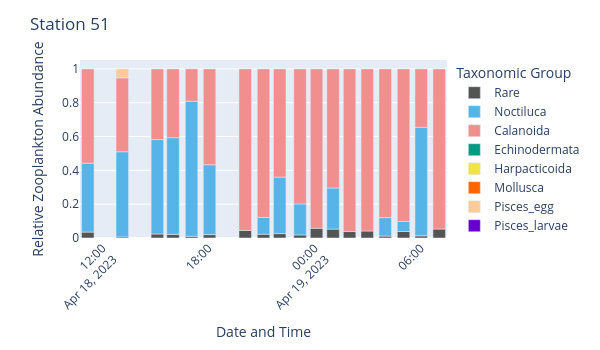
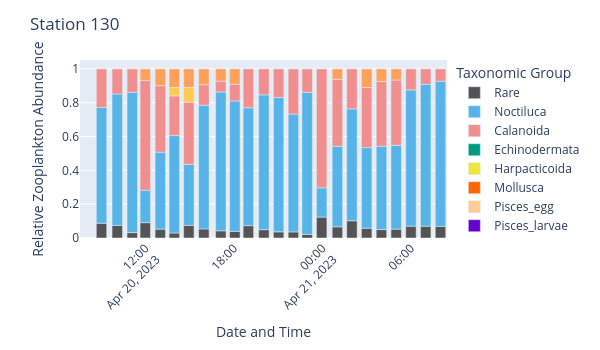

These figures' notebook cell, in order:
### Code cell
stations = ['51', '130']

for station in stations:
    grouped_df = zooplankton_long[zooplankton_long['StationPrefix'] == station][['StartDate', 'ZooScan_group', 'count']]
    grouped_df['datetime'] = pd.to_datetime(grouped_df['StartDate'], format='%Y-%m-%d %H:%M')

    grouped_df = grouped_df.groupby(['datetime', 'ZooScan_group']).agg({'count':'sum'}).reset_index()
    grouped_df["rel_occurrence"] = grouped_df.groupby(['datetime'])['count'].transform(lambda x: x / x.sum())
   
   # Combine low-abundant groups into a single 'Rare' category
    threshold = 0.05
    grouped_df.loc[grouped_df['rel_occurrence'] <= threshold, 'ZooScan_group'] = 'Rare'
    
    # Recalculate relative occurrence after combining into 'Rare' category
    grouped_df = grouped_df.groupby(['datetime', 'ZooScan_group']).agg({'count':'sum'}).reset_index()
    grouped_df["rel_occurrence"] = grouped_df.groupby(['datetime'])['count'].transform(lambda x: x / x.sum())

    fig = px.bar(grouped_df, 
                x="datetime", 
                y="rel_occurrence",
                
                color='ZooScan_group',
                color_discrete_map={
                    "Rare": "#545454",
                    "Noctiluca": "#56B4E8",
                    "Calanoida": "#F18E8E",
                    "Echinodermata": "#009A83",
                    "Harpacticoida": "#F0E442",
                    "Mollusca": "#FF6600",
                    "Pisces_egg": "#FFCC99",
                    "Pisces_larvae": "#6600CC",
                },
                category_orders={"ZooScan_group": ["Rare", "Noctiluca", "Calanoida", "Echinodermata", "Harpacticoida", "Mollusca", "Pisces_egg", "Pisces_larvae"]},
            )

    fig.update_layout(
        width=600,
        height=350,
        xaxis_title='Date and Time',
        yaxis_title='Relative Zooplankton Abundance',
        xaxis_tickangle=-45,
        legend_title='Taxonomic Group',
        title_text='Station {}'.format(station),
    )

    fig.show()

    # Save figure as svg
    fig.write_image("../figures/zooplankton/zooscan_relative_occurrence_{}.svg".format(station), scale=1)
    fig.write_image("../figures/zooplankton/zooscan_relative_occurrence_{}.png".format(station), scale=1)

### Figure 1 — Plotly figure (JSON) as saved in the notebook; plotly's stock layout.template omitted (floating-point values rounded to 4 significant figures)
{"data": [{"hovertemplate": "ZooScan_group=Rare<br>datetime=%{x}<br>rel_occurrence=%{y}<extra></extra>", "legendgroup": "Rare", "marker": {"color": "#545454", "pattern": {"shape": ""}}, "name": "Rare", "orientation": "v", "showlegend": true, "textposition": "auto", "type": "bar", "x": ["2023-04-18T11:11:00.000000000", "2023-04-18T13:08:00.000000000", "2023-04-18T15:07:00.000000000", "2023-04-18T16:00:00.000000000", "2023-04-18T17:03:00.000000000", "2023-04-18T18:04:00.000000000", "2023-04-18T20:05:00.000000000", "2023-04-18T21:07:00.000000000", "2023-04-18T22:02:00.000000000", "2023-04-18T23:11:00.000000000", "2023-04-19T00:07:00.000000000", "2023-04-19T01:03:00.000000000", "2023-04-19T01:59:00.000000000", "2023-04-19T02:59:00.000000000", "2023-04-19T04:00:00.000000000", "2023-04-19T05:02:00.000000000", "2023-04-19T06:02:00.000000000", "2023-04-19T07:03:00.000000000"], "xaxis": "x", "y": [0.03501, 0.006448, 0.02358, 0.02147, 0.009858, 0.02001, 0.04493, 0.02217, 0.02596, 0.01799, 0.05769, 0.05263, 0.03807, 0.04129, 0.01141, 0.0384, 0.01267, 0.05288], "yaxis": "y"}, {"hovertemplate": "ZooScan_group=Noctiluca<br>datetime=%{x}<br>rel_occurrence=%{y}<extra></extra>", "legendgroup": "Noctiluca", "marker": {"color": "#56B4E8", "pattern": {"shape": ""}}, "name": "Noctiluca", "orientation": "v", "showlegend": true, "textposition": "auto", "type": "bar", "x": ["2023-04-18T11:11:00.000000000", "2023-04-18T12:05:00.000000000", "2023-04-18T13:08:00.000000000", "2023-04-18T14:05:00.000000000", "2023-04-18T15:07:00.000000000", "2023-04-18T16:00:00.000000000", "2023-04-18T17:03:00.000000000", "2023-04-18T18:04:00.000000000", "2023-04-18T19:11:00.000000000", "2023-04-18T21:07:00.000000000", "2023-04-18T22:02:00.000000000", "2023-04-18T23:11:00.000000000", "2023-04-19T01:03:00.000000000", "2023-04-19T04:00:00.000000000", "2023-04-19T05:02:00.000000000", "2023-04-19T06:02:00.000000000"], "xaxis": "x", "y": [0.4075, NaN, 0.5035, NaN, 0.5583, 0.5717, 0.7996, 0.4131, NaN, 0.1002, 0.3342, 0.1836, 0.2431, 0.1092, 0.0596, 0.6423], "yaxis": "y"}, {"hovertemplate": "ZooScan_group=Calanoida<br>datetime=%{x}<br>rel_occurrence=%{y}<extra></extra>", "legendgroup": "Calanoida", "marker": {"color": "#F18E8E", "pattern": {"shape": ""}}, "name": "Calanoida", "orientation": "v", "showlegend": true, "textposition": "auto", "type": "bar", "x": ["2023-04-18T11:11:00.000000000", "2023-04-18T12:05:00.000000000", "2023-04-18T13:08:00.000000000", "2023-04-18T14:05:00.000000000", "2023-04-18T15:07:00.000000000", "2023-04-18T16:00:00.000000000", "2023-04-18T17:03:00.000000000", "2023-04-18T18:04:00.000000000", "2023-04-18T19:11:00.000000000", "2023-04-18T20:05:00.000000000", "2023-04-18T21:07:00.000000000", "2023-04-18T22:02:00.000000000", "2023-04-18T23:11:00.000000000", "2023-04-19T00:07:00.000000000", "2023-04-19T01:03:00.000000000", "2023-04-19T01:59:00.000000000", "2023-04-19T02:59:00.000000000", "2023-04-19T04:00:00.000000000", "2023-04-19T05:02:00.000000000", "2023-04-19T06:02:00.000000000", "2023-04-19T07:03:00.000000000"], "xaxis": "x", "y": [0.5575, NaN, 0.4372, NaN, 0.4181, 0.4068, 0.1906, 0.5669, NaN, 0.9551, 0.8777, 0.6398, 0.7984, 0.9423, 0.7043, 0.9619, 0.9587, 0.8793, 0.902, 0.3451, 0.9471], "yaxis": "y"}, {"hovertemplate": "ZooScan_group=Echinodermata<br>datetime=%{x}<br>rel_occurrence=%{y}<extra></extra>", "legendgroup": "Echinodermata", "marker": {"color": "#009A83", "pattern": {"shape": ""}}, "name": "Echinodermata", "orientation": "v", "showlegend": true, "textposition": "auto", "type": "bar", "x": ["2023-04-18T12:05:00.000000000", "2023-04-18T14:05:00.000000000", "2023-04-18T19:11:00.000000000"], "xaxis": "x", "y": [NaN, NaN, NaN], "yaxis": "y"}, {"hovertemplate": "ZooScan_group=Harpacticoida<br>datetime=%{x}<br>rel_occurrence=%{y}<extra></extra>", "legendgroup": "Harpacticoida", "marker": {"color": "#F0E442", "pattern": {"shape": ""}}, "name": "Harpacticoida", "orientation": "v", "showlegend": true, "textposition": "auto", "type": "bar", "x": ["2023-04-18T12:05:00.000000000", "2023-04-18T14:05:00.000000000", "2023-04-18T19:11:00.000000000"], "xaxis": "x", "y": [NaN, NaN, NaN], "yaxis": "y"}, {"hovertemplate": "ZooScan_group=Mollusca<br>datetime=%{x}<br>rel_occurrence=%{y}<extra></extra>", "legendgroup": "Mollusca", "marker": {"color": "#FF6600", "pattern": {"shape": ""}}, "name": "Mollusca", "orientation": "v", "showlegend": true, "textposition": "auto", "type": "bar", "x": ["2023-04-18T12:05:00.000000000", "2023-04-18T14:05:00.000000000", "2023-04-18T19:11:00.000000000"], "xaxis": "x", "y": [NaN, NaN, NaN], "yaxis": "y"}, {"hovertemplate": "ZooScan_group=Pisces_egg<br>datetime=%{x}<br>rel_occurrence=%{y}<extra></extra>", "legendgroup": "Pisces_egg", "marker": {"color": "#FFCC99", "pattern": {"shape": ""}}, "name": "Pisces_egg", "orientation": "v", "showlegend": true, "textposition": "auto", "type": "bar", "x": ["2023-04-18T12:05:00.000000000", "2023-04-18T13:08:00.000000000", "2023-04-18T14:05:00.000000000", "2023-04-18T19:11:00.000000000"], "xaxis": "x", "y": [NaN, 0.05281, NaN, NaN], "yaxis": "y"}, {"hovertemplate": "ZooScan_group=Pisces_larvae<br>datetime=%{x}<br>rel_occurrence=%{y}<extra></extra>", "legendgroup": "Pisces_larvae", "marker": {"color": "#6600CC", "pattern": {"shape": ""}}, "name": "Pisces_larvae", "orientation": "v", "showlegend": true, "textposition": "auto", "type": "bar", "x": ["2023-04-18T12:05:00.000000000", "2023-04-18T14:05:00.000000000", "2023-04-18T19:11:00.000000000"], "xaxis": "x", "y": [NaN, NaN, NaN], "yaxis": "y"}, {"hovertemplate": "ZooScan_group=Annelida<br>datetime=%{x}<br>rel_occurrence=%{y}<extra></extra>", "legendgroup": "Annelida", "marker": {"color": "#FF97FF", "pattern": {"shape": ""}}, "name": "Annelida", "orientation": "v", "showlegend": true, "textposition": "auto", "type": "bar", "x": ["2023-04-18T12:05:00.000000000", "2023-04-18T14:05:00.000000000", "2023-04-18T19:11:00.000000000"], "xaxis": "x", "y": [NaN, NaN, NaN], "yaxis": "y"}, {"hovertemplate": "ZooScan_group=Appendicularia<br>datetime=%{x}<br>rel_occurrence=%{y}<extra></extra>", "legendgroup": "Appendicularia", "marker": {"color": "#FECB52", "pattern": {"shape": ""}}, "name": "Appendicularia", "orientation": "v", "showlegend": true, "textposition": "auto", "type": "bar", "x": ["2023-04-18T12:05:00.000000000", "2023-04-18T14:05:00.000000000", "2023-04-18T19:11:00.000000000"], "xaxis": "x", "y": [NaN, NaN, NaN], "yaxis": "y"}, {"hovertemplate": "ZooScan_group=Bellerochea<br>datetime=%{x}<br>rel_occurrence=%{y}<extra></extra>", "legendgroup": "Bellerochea", "marker": {"color": "#636efa", "pattern": {"shape": ""}}, "name": "Bellerochea", "orientation": "v", "showlegend": true, "textposition": "auto", "type": "bar", "x": ["2023-04-18T12:05:00.000000000", "2023-04-18T14:05:00.000000000", "2023-04-18T19:11:00.000000000"], "xaxis": "x", "y": [NaN, NaN, NaN], "yaxis": "y"}, {"hovertemplate": "ZooScan_group=Brachyura_zoea<br>datetime=%{x}<br>rel_occurrence=%{y}<extra></extra>", "legendgroup": "Brachyura_zoea", "marker": {"color": "#EF553B", "pattern": {"shape": ""}}, "name": "Brachyura_zoea", "orientation": "v", "showlegend": true, "textposition": "auto", "type": "bar", "x": ["2023-04-18T12:05:00.000000000", "2023-04-18T14:05:00.000000000", "2023-04-18T19:11:00.000000000"], "xaxis": "x", "y": [NaN, NaN, NaN], "yaxis": "y"}, {"hovertemplate": "ZooScan_group=Caridae_zoea<br>datetime=%{x}<br>rel_occurrence=%{y}<extra></extra>", "legendgroup": "Caridae_zoea", "marker": {"color": "#00cc96", "pattern": {"shape": ""}}, "name": "Caridae_zoea", "orientation": "v", "showlegend": true, "textposition": "auto", "type": "bar", "x": ["2023-04-18T12:05:00.000000000", "2023-04-18T14:05:00.000000000", "2023-04-18T19:11:00.000000000"], "xaxis": "x", "y": [NaN, NaN, NaN], "yaxis": "y"}, {"hovertemplate": "ZooScan_group=Cirripeda_cyp<br>datetime=%{x}<br>rel_occurrence=%{y}<extra></extra>", "legendgroup": "Cirripeda_cyp", "marker": {"color": "#ab63fa", "pattern": {"shape": ""}}, "name": "Cirripeda_cyp", "orientation": "v", "showlegend": true, "textposition": "auto", "type": "bar", "x": ["2023-04-18T12:05:00.000000000", "2023-04-18T14:05:00.000000000", "2023-04-18T19:11:00.000000000"], "xaxis": "x", "y": [NaN, NaN, NaN], "yaxis": "y"}, {"hovertemplate": "ZooScan_group=Cirripeda_naup<br>datetime=%{x}<br>rel_occurrence=%{y}<extra></extra>", "legendgroup": "Cirripeda_naup", "marker": {"color": "#FFA15A", "pattern": {"shape": ""}}, "name": "Cirripeda_naup", "orientation": "v", "showlegend": true, "textposition": "auto", "type": "bar", "x": ["2023-04-18T12:05:00.000000000", "2023-04-18T14:05:00.000000000", "2023-04-18T19:11:00.000000000"], "xaxis": "x", "y": [NaN, NaN, NaN], "yaxis": "y"}, {"hovertemplate": "ZooScan_group=Cnidaria<br>datetime=%{x}<br>rel_occurrence=%{y}<extra></extra>", "legendgroup": "Cnidaria", "marker": {"color": "#19d3f3", "pattern": {"shape": ""}}, "name": "Cnidaria", "orientation": "v", "showlegend": true, "textposition": "auto", "type": "bar", "x": ["2023-04-18T12:05:00.000000000", "2023-04-18T14:05:00.000000000", "2023-04-18T19:11:00.000000000"], "xaxis": "x", "y": [NaN, NaN, NaN], "yaxis": "y"}, {"hovertemplate": "ZooScan_group=Ctenophora<br>datetime=%{x}<br>rel_occurrence=%{y}<extra></extra>", "legendgroup": "Ctenophora", "marker": {"color": "#FF6692", "pattern": {"shape": ""}}, "name": "Ctenophora", "orientation": "v", "showlegend": true, "textposition": "auto", "type": "bar", "x": ["2023-04-18T12:05:00.000000000", "2023-04-18T14:05:00.000000000", "2023-04-18T19:11:00.000000000"], "xaxis": "x", "y": [NaN, NaN, NaN], "yaxis": "y"}, {"hovertemplate": "ZooScan_group=Cumacea<br>datetime=%{x}<br>rel_occurrence=%{y}<extra></extra>", "legendgroup": "Cumacea", "marker": {"color": "#B6E880", "pattern": {"shape": ""}}, "name": "Cumacea", "orientation": "v", "showlegend": true, "textposition": "auto", "type": "bar", "x": ["2023-04-18T12:05:00.000000000", "2023-04-18T14:05:00.000000000", "2023-04-18T19:11:00.000000000"], "xaxis": "x", "y": [NaN, NaN, NaN], "yaxis": "y"}], "layout": {"barmode": "relative", "height": 350, "legend": {"title": {"text": "Taxonomic Group"}, "tracegroupgap": 0}, "margin": {"t": 60}, "title": {"text": "Station 51"}, "width": 600, "xaxis": {"anchor": "y", "domain": [0, 1], "tickangle": -45, "title": {"text": "Date and Time"}}, "yaxis": {"anchor": "x", "domain": [0, 1], "title": {"text": "Relative Zooplankton Abundance"}}}}

### Figure 2 — Plotly figure (JSON) as saved in the notebook; plotly's stock layout.template omitted (floating-point values rounded to 4 significant figures)
{"data": [{"hovertemplate": "ZooScan_group=Rare<br>datetime=%{x}<br>rel_occurrence=%{y}<extra></extra>", "legendgroup": "Rare", "marker": {"color": "#545454", "pattern": {"shape": ""}}, "name": "Rare", "orientation": "v", "showlegend": true, "textposition": "auto", "type": "bar", "x": ["2023-04-20T09:02:00.000000000", "2023-04-20T10:06:00.000000000", "2023-04-20T11:07:00.000000000", "2023-04-20T12:00:00.000000000", "2023-04-20T13:01:00.000000000", "2023-04-20T13:58:00.000000000", "2023-04-20T14:57:00.000000000", "2023-04-20T15:58:00.000000000", "2023-04-20T17:07:00.000000000", "2023-04-20T18:04:00.000000000", "2023-04-20T18:59:00.000000000", "2023-04-20T20:02:00.000000000", "2023-04-20T21:02:00.000000000", "2023-04-20T22:02:00.000000000", "2023-04-20T22:58:00.000000000", "2023-04-20T23:57:00.000000000", "2023-04-21T01:01:00.000000000", "2023-04-21T02:00:00.000000000", "2023-04-21T03:00:00.000000000", "2023-04-21T04:00:00.000000000", "2023-04-21T05:00:00.000000000", "2023-04-21T06:00:00.000000000", "2023-04-21T07:00:00.000000000", "2023-04-21T08:00:00.000000000"], "xaxis": "x", "y": [0.08721, 0.07456, 0.03185, 0.09072, 0.05255, 0.02961, 0.07483, 0.05374, 0.04255, 0.03917, 0.07312, 0.04922, 0.03631, 0.03597, 0.02106, 0.1237, 0.06626, 0.1019, 0.0578, 0.05014, 0.05223, 0.07, 0.06971, 0.06882], "yaxis": "y"}, {"hovertemplate": "ZooScan_group=Noctiluca<br>datetime=%{x}<br>rel_occurrence=%{y}<extra></extra>", "legendgroup": "Noctiluca", "marker": {"color": "#56B4E8", "pattern": {"shape": ""}}, "name": "Noctiluca", "orientation": "v", "showlegend": true, "textposition": "auto", "type": "bar", "x": ["2023-04-20T08:01:00.000000000", "2023-04-20T09:02:00.000000000", "2023-04-20T10:06:00.000000000", "2023-04-20T11:07:00.000000000", "2023-04-20T12:00:00.000000000", "2023-04-20T13:01:00.000000000", "2023-04-20T13:58:00.000000000", "2023-04-20T14:57:00.000000000", "2023-04-20T15:58:00.000000000", "2023-04-20T17:07:00.000000000", "2023-04-20T18:04:00.000000000", "2023-04-20T18:59:00.000000000", "2023-04-20T20:02:00.000000000", "2023-04-20T21:02:00.000000000", "2023-04-20T22:02:00.000000000", "2023-04-20T22:58:00.000000000", "2023-04-20T23:57:00.000000000", "2023-04-21T01:01:00.000000000", "2023-04-21T02:00:00.000000000", "2023-04-21T03:00:00.000000000", "2023-04-21T04:00:00.000000000", "2023-04-21T05:00:00.000000000", "2023-04-21T06:00:00.000000000", "2023-04-21T07:00:00.000000000", "2023-04-21T08:00:00.000000000"], "xaxis": "x", "y": [NaN, 0.6846, 0.7773, 0.8294, 0.1919, 0.455, 0.5763, 0.3605, 0.7313, 0.8213, 0.7711, 0.6976, 0.7975, 0.7947, 0.6966, 0.8401, 0.1737, 0.4761, 0.6622, 0.4769, 0.4928, 0.4958, 0.8057, 0.8391, 0.8581], "yaxis": "y"}, {"hovertemplate": "ZooScan_group=Calanoida<br>datetime=%{x}<br>rel_occurrence=%{y}<extra></extra>", "legendgroup": "Calanoida", "marker": {"color": "#F18E8E", "pattern": {"shape": ""}}, "name": "Calanoida", "orientation": "v", "showlegend": true, "textposition": "auto", "type": "bar", "x": ["2023-04-20T08:01:00.000000000", "2023-04-20T09:02:00.000000000", "2023-04-20T10:06:00.000000000", "2023-04-20T11:07:00.000000000", "2023-04-20T12:00:00.000000000", "2023-04-20T13:01:00.000000000", "2023-04-20T13:58:00.000000000", "2023-04-20T14:57:00.000000000", "2023-04-20T15:58:00.000000000", "2023-04-20T17:07:00.000000000", "2023-04-20T18:04:00.000000000", "2023-04-20T18:59:00.000000000", "2023-04-20T20:02:00.000000000", "2023-04-20T21:02:00.000000000", "2023-04-20T22:02:00.000000000", "2023-04-20T22:58:00.000000000", "2023-04-20T23:57:00.000000000", "2023-04-21T01:01:00.000000000", "2023-04-21T02:00:00.000000000", "2023-04-21T03:00:00.000000000", "2023-04-21T04:00:00.000000000", "2023-04-21T05:00:00.000000000", "2023-04-21T06:00:00.000000000", "2023-04-21T07:00:00.000000000", "2023-04-21T08:00:00.000000000"], "xaxis": "x", "y": [NaN, 0.2282, 0.1482, 0.1388, 0.6486, 0.3934, 0.2346, 0.3673, 0.1215, 0.06383, 0.09914, 0.2292, 0.1532, 0.169, 0.2674, 0.1388, 0.7026, 0.396, 0.2359, 0.3555, 0.3825, 0.3865, 0.1243, 0.09115, 0.07312], "yaxis": "y"}, {"hovertemplate": "ZooScan_group=Echinodermata<br>datetime=%{x}<br>rel_occurrence=%{y}<extra></extra>", "legendgroup": "Echinodermata", "marker": {"color": "#009A83", "pattern": {"shape": ""}}, "name": "Echinodermata", "orientation": "v", "showlegend": true, "textposition": "auto", "type": "bar", "x": ["2023-04-20T08:01:00.000000000"], "xaxis": "x", "y": [NaN], "yaxis": "y"}, {"hovertemplate": "ZooScan_group=Harpacticoida<br>datetime=%{x}<br>rel_occurrence=%{y}<extra></extra>", "legendgroup": "Harpacticoida", "marker": {"color": "#F0E442", "pattern": {"shape": ""}}, "name": "Harpacticoida", "orientation": "v", "showlegend": true, "textposition": "auto", "type": "bar", "x": ["2023-04-20T08:01:00.000000000"], "xaxis": "x", "y": [NaN], "yaxis": "y"}, {"hovertemplate": "ZooScan_group=Mollusca<br>datetime=%{x}<br>rel_occurrence=%{y}<extra></extra>", "legendgroup": "Mollusca", "marker": {"color": "#FF6600", "pattern": {"shape": ""}}, "name": "Mollusca", "orientation": "v", "showlegend": true, "textposition": "auto", "type": "bar", "x": ["2023-04-20T08:01:00.000000000"], "xaxis": "x", "y": [NaN], "yaxis": "y"}, {"hovertemplate": "ZooScan_group=Pisces_egg<br>datetime=%{x}<br>rel_occurrence=%{y}<extra></extra>", "legendgroup": "Pisces_egg", "marker": {"color": "#FFCC99", "pattern": {"shape": ""}}, "name": "Pisces_egg", "orientation": "v", "showlegend": true, "textposition": "auto", "type": "bar", "x": ["2023-04-20T08:01:00.000000000"], "xaxis": "x", "y": [NaN], "yaxis": "y"}, {"hovertemplate": "ZooScan_group=Pisces_larvae<br>datetime=%{x}<br>rel_occurrence=%{y}<extra></extra>", "legendgroup": "Pisces_larvae", "marker": {"color": "#6600CC", "pattern": {"shape": ""}}, "name": "Pisces_larvae", "orientation": "v", "showlegend": true, "textposition": "auto", "type": "bar", "x": ["2023-04-20T08:01:00.000000000"], "xaxis": "x", "y": [NaN], "yaxis": "y"}, {"hovertemplate": "ZooScan_group=Annelida<br>datetime=%{x}<br>rel_occurrence=%{y}<extra></extra>", "legendgroup": "Annelida", "marker": {"color": "#FF97FF", "pattern": {"shape": ""}}, "name": "Annelida", "orientation": "v", "showlegend": true, "textposition": "auto", "type": "bar", "x": ["2023-04-20T08:01:00.000000000"], "xaxis": "x", "y": [NaN], "yaxis": "y"}, {"hovertemplate": "ZooScan_group=Appendicularia<br>datetime=%{x}<br>rel_occurrence=%{y}<extra></extra>", "legendgroup": "Appendicularia", "marker": {"color": "#FECB52", "pattern": {"shape": ""}}, "name": "Appendicularia", "orientation": "v", "showlegend": true, "textposition": "auto", "type": "bar", "x": ["2023-04-20T08:01:00.000000000", "2023-04-20T13:58:00.000000000", "2023-04-20T14:57:00.000000000"], "xaxis": "x", "y": [NaN, 0.05011, 0.08844], "yaxis": "y"}, {"hovertemplate": "ZooScan_group=Bellerochea<br>datetime=%{x}<br>rel_occurrence=%{y}<extra></extra>", "legendgroup": "Bellerochea", "marker": {"color": "#636efa", "pattern": {"shape": ""}}, "name": "Bellerochea", "orientation": "v", "showlegend": true, "textposition": "auto", "type": "bar", "x": ["2023-04-20T08:01:00.000000000"], "xaxis": "x", "y": [NaN], "yaxis": "y"}, {"hovertemplate": "ZooScan_group=Brachyura_zoea<br>datetime=%{x}<br>rel_occurrence=%{y}<extra></extra>", "legendgroup": "Brachyura_zoea", "marker": {"color": "#EF553B", "pattern": {"shape": ""}}, "name": "Brachyura_zoea", "orientation": "v", "showlegend": true, "textposition": "auto", "type": "bar", "x": ["2023-04-20T08:01:00.000000000"], "xaxis": "x", "y": [NaN], "yaxis": "y"}, {"hovertemplate": "ZooScan_group=Caridae_zoea<br>datetime=%{x}<br>rel_occurrence=%{y}<extra></extra>", "legendgroup": "Caridae_zoea", "marker": {"color": "#00cc96", "pattern": {"shape": ""}}, "name": "Caridae_zoea", "orientation": "v", "showlegend": true, "textposition": "auto", "type": "bar", "x": ["2023-04-20T08:01:00.000000000"], "xaxis": "x", "y": [NaN], "yaxis": "y"}, {"hovertemplate": "ZooScan_group=Cirripeda_cyp<br>datetime=%{x}<br>rel_occurrence=%{y}<extra></extra>", "legendgroup": "Cirripeda_cyp", "marker": {"color": "#ab63fa", "pattern": {"shape": ""}}, "name": "Cirripeda_cyp", "orientation": "v", "showlegend": true, "textposition": "auto", "type": "bar", "x": ["2023-04-20T08:01:00.000000000"], "xaxis": "x", "y": [NaN], "yaxis": "y"}, {"hovertemplate": "ZooScan_group=Cirripeda_naup<br>datetime=%{x}<br>rel_occurrence=%{y}<extra></extra>", "legendgroup": "Cirripeda_naup", "marker": {"color": "#FFA15A", "pattern": {"shape": ""}}, "name": "Cirripeda_naup", "orientation": "v", "showlegend": true, "textposition": "auto", "type": "bar", "x": ["2023-04-20T08:01:00.000000000", "2023-04-20T12:00:00.000000000", "2023-04-20T13:01:00.000000000", "2023-04-20T13:58:00.000000000", "2023-04-20T14:57:00.000000000", "2023-04-20T15:58:00.000000000", "2023-04-20T17:07:00.000000000", "2023-04-20T18:04:00.000000000", "2023-04-21T01:01:00.000000000", "2023-04-21T03:00:00.000000000", "2023-04-21T04:00:00.000000000", "2023-04-21T05:00:00.000000000"], "xaxis": "x", "y": [NaN, 0.06882, 0.0991, 0.1093, 0.1088, 0.09346, 0.07234, 0.09058, 0.06163, 0.1098, 0.0745, 0.06546], "yaxis": "y"}, {"hovertemplate": "ZooScan_group=Cnidaria<br>datetime=%{x}<br>rel_occurrence=%{y}<extra></extra>", "legendgroup": "Cnidaria", "marker": {"color": "#19d3f3", "pattern": {"shape": ""}}, "name": "Cnidaria", "orientation": "v", "showlegend": true, "textposition": "auto", "type": "bar", "x": ["2023-04-20T08:01:00.000000000"], "xaxis": "x", "y": [NaN], "yaxis": "y"}, {"hovertemplate": "ZooScan_group=Ctenophora<br>datetime=%{x}<br>rel_occurrence=%{y}<extra></extra>", "legendgroup": "Ctenophora", "marker": {"color": "#FF6692", "pattern": {"shape": ""}}, "name": "Ctenophora", "orientation": "v", "showlegend": true, "textposition": "auto", "type": "bar", "x": ["2023-04-20T08:01:00.000000000"], "xaxis": "x", "y": [NaN], "yaxis": "y"}, {"hovertemplate": "ZooScan_group=Cumacea<br>datetime=%{x}<br>rel_occurrence=%{y}<extra></extra>", "legendgroup": "Cumacea", "marker": {"color": "#B6E880", "pattern": {"shape": ""}}, "name": "Cumacea", "orientation": "v", "showlegend": true, "textposition": "auto", "type": "bar", "x": ["2023-04-20T08:01:00.000000000"], "xaxis": "x", "y": [NaN], "yaxis": "y"}], "layout": {"barmode": "relative", "height": 350, "legend": {"title": {"text": "Taxonomic Group"}, "tracegroupgap": 0}, "margin": {"t": 60}, "title": {"text": "Station 130"}, "width": 600, "xaxis": {"anchor": "y", "domain": [0, 1], "tickangle": -45, "title": {"text": "Date and Time"}}, "yaxis": {"anchor": "x", "domain": [0, 1], "title": {"text": "Relative Zooplankton Abundance"}}}}
